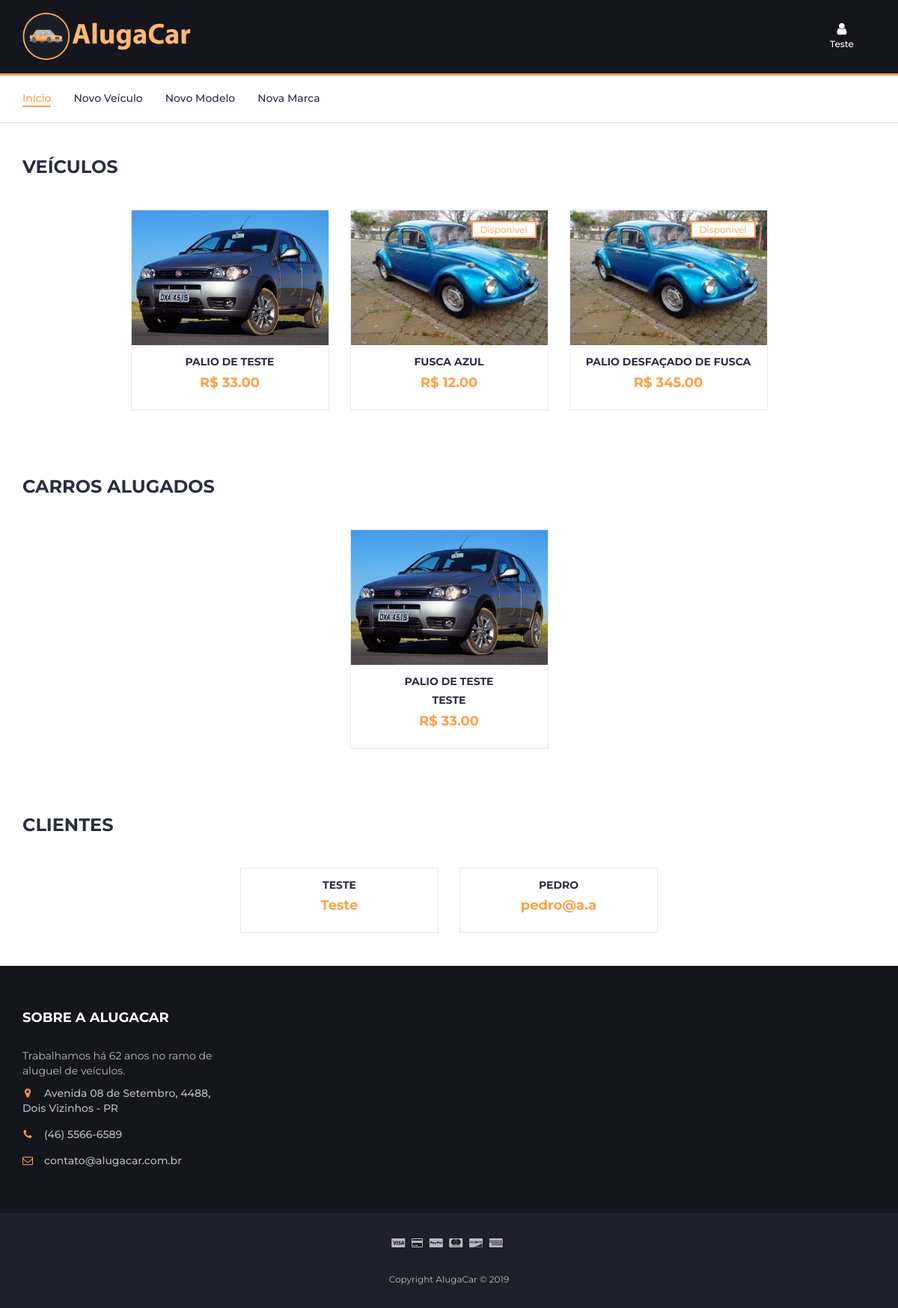
Page /administrador (signed in) on the earlier database version.
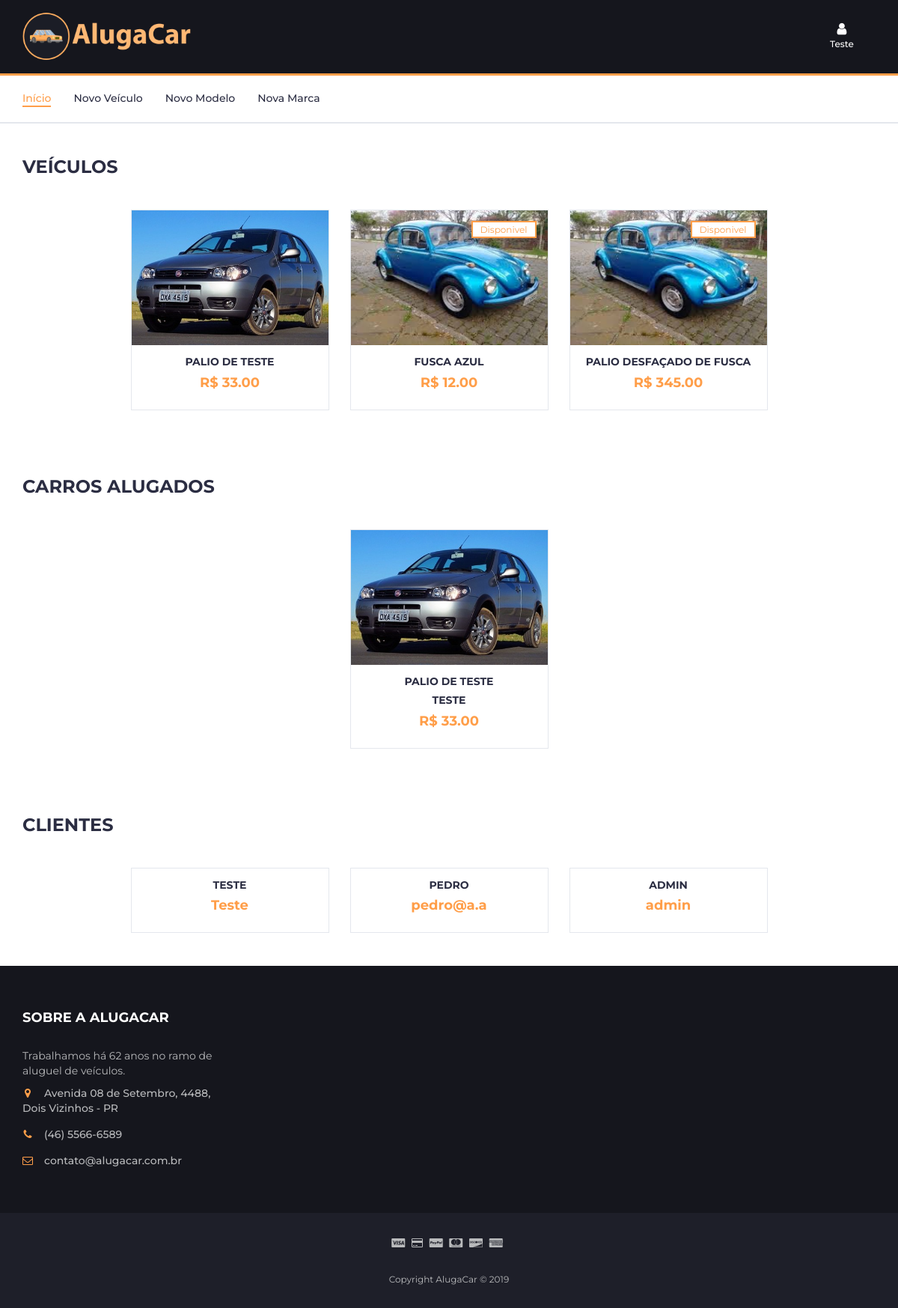
Same page on the later database version.
### AlugaCarSite/models.py (models this page shows, shortened)
class Cliente(models.Model):
    nome = models.CharField(max_length=50)
    email = models.CharField(max_length=50)
    senha = models.CharField(max_length=50)
    def __str__(self):
        return self.nome

class Carro(models.Model):
    descricao = models.CharField(max_length=50)
    disponivel = models.BooleanField(default=True)
    valorDia = models.DecimalField(max_digits=10, decimal_places=2)
    marca = models.ForeignKey(Marca, on_delete=models.CASCADE)
    modelo = models.ForeignKey(Modelo,on_delete=models.CASCADE)
    caminhoFoto = models.ImageField(null=True, blank = True,upload_to='AlugaCarSite/static/galeria/carros')
    def getfoto(self):
        dir = str(self.caminhoFoto)
        dir = dir[20:]
        return dir

class Aluguel(models.Model):
    cliente = models.ForeignKey(Cliente,on_delete = models.SET_NULL, null = True)
    carrro = models.ForeignKey(Carro, on_delete=models.CASCADE, null = False)
    dataAlugado = models.DateField(auto_now=False, auto_now_add=False,null=True)
    diasAluguel = models.IntegerField(null=True)
    valorPagar = models.DecimalField(max_digits=10, decimal_places=2)

### AlugaCarSite/views.py (the view)
# urls.py: path("administrador", admin_page ,name="admin_page"),
def admin_page(request):
    iduser = request.session.get('login')
    if iduser < 0 or not iduser:
        return redirect("home")
    user = Cliente.objects.get(id=iduser)
    users = Cliente.objects.all()
    carros = Carro.objects.all()
    alugueis = Aluguel.objects.all()
    return render(request, "admin_page.html", {'cliente': user, 'carros': carros, 'usuarios':users, 'alugueis' : alugueis})

### AlugaCarSite/templates/admin_page.html (shortened to what this page needs)
{% load staticfiles %}
<!DOCTYPE html>
<html lang="pt">
<head>
	<link type="text/css" rel="stylesheet" href="{% static 'css/bootstrap.min.css' %}" />
	<link type="text/css" rel="stylesheet" href="{% static 'css/slick.css' %}" />
	<link type="text/css" rel="stylesheet" href="{% static 'css/slick-theme.css' %}" />
	<link type="text/css" rel="stylesheet" href="{% static 'css/nouislider.min.css' %}" />
	<link rel="stylesheet" href="{% static 'css/font-awesome.min.css' %}">
	<link type="text/css" rel="stylesheet" href="{% static 'css/style.css' %}" />
</head>
<body>
	<header>
		<div id="header">
			<div class="container">
				<div class="row">
					<div class="col-md-9">
						<div class="header-logo">
							<img src="{% static '/img/banner.png' %}" alt="" width='225'>
						</div>
					</div>
					<div class="col-md-3 clearfix">
						<div class="header-ctn">
							<div class="dropdown">
								<a href="/login" onclick="return confirm('Deseja sair?');" class="dropdown-toggle"
									aria-expanded="true">
									<i class="fa fa-user"></i>
									<span>{{cliente.nome}}</span>
								</a>
							</div>
						</div>
					</div>
				</div>
			</div>
		</div>
	</header>
	<nav id="navigation">
		<div class="container">
			<div id="responsive-nav">
				<ul class="main-nav nav navbar-nav">
					<li class="active"><a href="/">Início</a></li>
					<li><a href="">Novo Veículo</a></li>
					<li><a href="">Novo Modelo</a></li>
					<li><a href="">Nova Marca</a></li>
				</ul>
			</div>
		</div>
	</nav>
	<div class="section">
		<div class="container">
			<div class="row">
				<div class="col-md-12">
					<div class="section-title">
						<h3 class="title">Veículos</h3>
					</div>
				</div>
				<div class="col-md-12">
					<div class="row">
						<div class="products-tabs">
							<div id="tab1" class="tab-pane active">
								<div class="products-slick" data-nav="#slick-nav-1">
									{% for car in carros %}
									<div class="product c{{car.marca.id }}">
										<div class="product-img">
											<img src="{% static car.getfoto %}" alt="" height="180">
											{% if car.disponivel %}
											<div class="product-label">
												<span class="sale">Disponivel</span>
											</div>
											{% endif %}
										</div>
										<div class="product-body">
											<h3 class="product-name"><a href="#">{{car.descricao}}</a></h3>
											<h4 class="product-price">R$ {{car.valorDia}}</h4>
										</div>
										<div class="add-to-cart">
											<button class="add-to-cart-btn">
												Editar</button>
										</div>
									</div>
									{% endfor %}
								</div>
							</div>
						</div>
					</div>
				</div>
			</div>
		</div>
	</div>
	<div class="section">
		<div class="container">
			<div class="row">
				<div class="col-md-12">
					<div class="section-title">
						<h3 class="title">Carros Alugados</h3>
					</div>
				</div>
				<div class="col-md-12">
					<div class="row">
						<div class="products-tabs">
							<div id="tab1" class="tab-pane active">
								<div class="products-slick" data-nav="#slick-nav-1">
									{% for alu in alugueis %}
									<div class="product c{{alu.carrro.marca.id }}">
										<div class="product-img">
											<img src="{% static alu.carrro.getfoto %}" alt="" height="180">
										</div>
										<div class="product-body">
											<h3 class="product-name">{{alu.carrro.descricao}}</h3>
											<h4 class="product-name">{{alu.cliente}}</h4>
											<h4 class="product-price">R$ {{alu.valorPagar}}</h4>
										</div>
										<div class="add-to-cart">
											<button class="add-to-cart-btn">
												Cancelar</button>
										</div>
									</div>
									{% endfor %}
								</div>
							</div>
						</div>
					</div>
				</div>
			</div>
		</div>
	</div>
	<div class="section">
		<div class="container">
			<div class="row">
				<div class="col-md-12">
					<div class="section-title">
						<h3 class="title">Clientes</h3>
					</div>
				</div>
				<div class="col-md-12">
					<div class="row">
						<div class="products-tabs">
							<div id="tab1" class="tab-pane active">
								<div class="products-slick" data-nav="#slick-nav-1">
									{% for user in usuarios %}
									<div class="product c{{user.id }}">
										<div class="product-body">
											<h3 class="product-name"><a href="#">{{user.nome}}</a></h3>
											<h4 class="product-price">{{user.email}}</h4>
										</div>
										<div class="add-to-cart">
											<button class="add-to-cart-btn">
												Apagar</button>
										</div>
									</div>
									{% endfor %}
								</div>
							</div>
						</div>
					</div>
				</div>
			</div>
		</div>
	</div>
	<footer id="footer">
		<div class="section" id="contato">
			<div class="container">
				<div class="row">
					<div class="col-md-3 col-xs-6">
						<div class="footer">
							<h3 class="footer-title">Sobre a AlugaCar</h3>
							<p>Trabalhamos há 62 anos no ramo de aluguel de veículos.</p>
							<ul class="footer-links">
								<li><a href="https://www.google.com/maps/search/?api=1&query=UTFPR+Dois+Vizinhos"><i
											class="fa fa-map-marker"></i>Avenida 08 de Setembro, 4488, Dois Vizinhos -
										PR</a></li>
								<li><a href="tel:4655666589"><i class="fa fa-phone"></i>(46) 5566-6589</a></li>
								<li><a href="mailto:contato@alugacar.com.br"><i
											class="fa fa-envelope-o"></i>contato@alugacar.com.br</a></li>
							</ul>
						</div>
					</div>
				</div>
			</div>
		</div>
		<div id="bottom-footer" class="section">
			<div class="container">
				<div class="row">
					<div class="col-md-12 text-center">
						<ul class="footer-payments">
							<li><i class="fa fa-cc-visa"></i></li>
							<li><i class="fa fa-credit-card"></i></li>
							<li><i class="fa fa-cc-paypal"></i></li>
							<li><i class="fa fa-cc-mastercard"></i></li>
							<li><i class="fa fa-cc-discover"></i></li>
							<li><i class="fa fa-cc-amex"></i></li>
						</ul>
						<span class="copyright">
							Copyright AlugaCar &copy;
						</span>
					</div>
				</div>
			</div>
		</div>
	</footer>
</body>
</html>

### AlugaCarSite/static/css/style.css (style rules this page uses)
body { font-family: 'Montserrat', sans-serif; font-weight: 400; color: #333; }
h1, h2, h3, h4, h5, h6 { color: #2B2D42; font-weight: 700; margin: 0 0 10px; }
a { color: #2B2D42; font-weight: 500; -webkit-transition: 0.2s color; transition: 0.2s color; }
ul, ol { margin: 0; padding: 0; list-style: none }
.section { padding-top: 30px; padding-bottom: 30px; }
.section-title { position: relative; margin-bottom: 30px; margin-top: 15px; }
.section-title .title { display: inline-block; text-transform: uppercase; margin: 0px; }
#header { padding-top: 15px; padding-bottom: 15px; background-color: #15161D; }
.header-logo { float: left; }
.header-ctn { float: right; padding: 15px 0px; }
.header-ctn>div { display: inline-block; }
.header-ctn>div>a { display: block; position: relative; width: 90px; text-align: center; color: #FFF; }
.header-ctn>div>a>i { display: block; font-size: 18px; }
.header-ctn>div>a>span { font-size: 12px; }
#navigation { background: #FFF; border-bottom: 2px solid #E4E7ED; border-top: 3px solid #FF9E49; }
.main-nav>li+li { margin-left: 30px }
.main-nav>li>a { padding: 20px 0px; }
.main-nav>li>a:hover, .main-nav>li>a:focus, .main-nav>li.active>a { color: #FF9E49; background-color: transparent; }
.main-nav>li>a:after { content: ""; display: block; width: 0%; height: 2px; background-color: #FF9E49; -webkit-transition: 0.2s all; transition: 0.2s all; }
.main-nav>li>a:hover:after, .main-nav>li>a:focus:after, .main-nav>li.active>a:after { width: 100%; }
.product { position: relative; margin: 15px 0px; -webkit-box-shadow: 0px 0px 0px 0px #E4E7ED, 0px 0px 0px 1px #E4E7ED; box-shadow: 0px 0px 0px 0px #E4E7ED, 0px 0px 0px 1px #E4E7ED; -webkit-transition: 0.2s all; transition: 0.2s all; }
.product .product-img { position: relative; }
.product .product-img>img { width: 100%; }
.product .product-img .product-label { position: absolute; top: 15px; right: 15px; }
.product .product-img .product-label>span { border: 2px solid; padding: 2px 10px; font-size: 12px; }
.product .product-img .product-label>span.sale { background-color: #FFF; border-color: #FF9E49; color: #FF9E49; }
.product .product-body { position: relative; padding: 15px; background-color: #FFF; text-align: center; z-index: 20; }
.product .product-body .product-name { text-transform: uppercase; font-size: 14px; }
.product .product-body .product-name>a { font-weight: 700; }
.product .product-body .product-price { color: #FF9E49; font-size: 18px; }
.product .add-to-cart { position: absolute; left: 1px; right: 1px; bottom: 1px; padding: 15px; background: #1e1f29; text-align: center; -webkit-transform: translateY(0%); -ms-transform: translateY(0%); transform: translateY(0%); -webkit-transition: 0.2s all; transition: 0.2s all; z-index: 2; }
.product .add-to-cart .add-to-cart-btn { position: relative; border: 2px solid transparent; height: 40px; padding: 0 30px; background-color: #FF9E49; color: #FFF; text-transform: uppercase; font-weight: 700; border-radius: 40px; -webkit-transition: 0.2s all; transition: 0.2s all; }
.products-slick .product.slick-slide { margin: 15px; }
.products-tabs>.tab-pane { display: block; height: 0; opacity: 0; visibility: hidden; overflow-y: hidden; padding-bottom: 60px; margin-bottom: -60px; }
.products-tabs>.tab-pane.active { opacity: 1; visibility: visible; height: auto; }
#footer { background: #15161D; color: #B9BABC; }
#bottom-footer { background: #1E1F29; }
.footer { margin: 30px 0px; }
.footer .footer-title { color: #FFF; text-transform: uppercase; font-size: 18px; margin: 0px 0px 30px; }
.footer-links li+li { margin-top: 15px; }
.footer-links li a { color: #B9BABC; }
.footer-links li i { margin-right: 15px; color: #FF9E49; width: 14px; text-align: center; }
.copyright { margin-top: 30px; display: block; font-size: 12px; }
.footer-payments li { display: inline-block; margin-right: 5px; }

Differences in the rows shown:
added Cliente: nome "ADMIN", email "admin"
